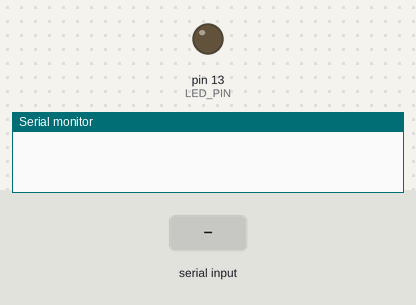
This sketch was run on a simulated Arduino Uno, built with avr-gcc and run on an emulated ATmega328P. On the bench: output pins drawn as LEDs (lit = HIGH), the last lines printed to the serial monitor. Inputs (shaded band) come from the test bench.

Above: at 2.0 s.
2.1 s: "s" received over Serial
At 3.5 s:
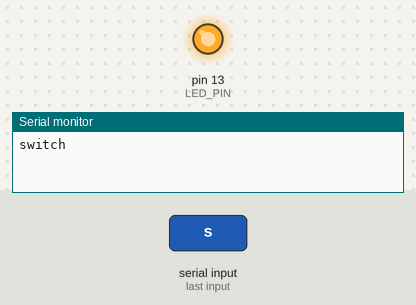
4.5 s: "r" received over Serial
Timing chart, 0 to 7.5 s (numbered marks = the images above; inputs shaded):
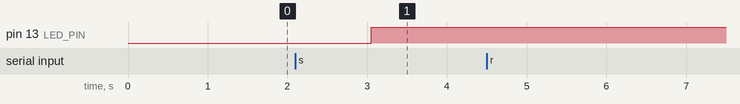

Measured:
- after the input at 2.1 s, pin 13 (LED_PIN): LOW → HIGH after 0.95 s

The sketch:

testSwitch.ino
```cpp
/*
 Light control

 Turns on and off a light emitting diode(LED) connected to digital
 pin 13, when pressing a pushbutton attached to pin 2. Moreover an ultrasonic sensor
 give distance of the nearest object in front of it.


 The circuit:
 * LED attached from pin 13 to ground
 * Note: on most Arduinos there is already an LED on the board
 attached to pin 13.

 created 28 fev 2012
 modified 29 fev 2012
 by Xavier Bruhiere with open source community help
 */

void switch_light();
/*void serialEvent();*/
void send_report();

#define  LED_PIN    13      // _______________ LED pin
#define  LED_PORT   PORTB
#define  LED        PB5

int state = 0;              // Light state (0 for off)
int cpt = 0;                // Cpt for counting reports sent
char input = 0;             // Input string received

void setup() {
    Serial.begin(9600);
    Serial.flush();
    pinMode(LED_PIN, OUTPUT);
}

void loop(){
    /*serial_event();*/
    delay(1000);
 }

void serialEvent() {
    while(Serial.available()) {
        delay(50);
        input = Serial.read();
        if ( input == 's' ) {
            Serial.println("switch");
            switch_light();
        }
        else if ( input == 'r' )  {
            Serial.println("report");
            send_report();
        }
    }
}

void switch_light() {
    PINB |= _BV(LED);
    state = ~state;
}

void send_report() {
    cpt++;
    delay(100);
    Serial.print(cpt);
    Serial.print("  ");
    Serial.print(state);
    Serial.println();
}
```
